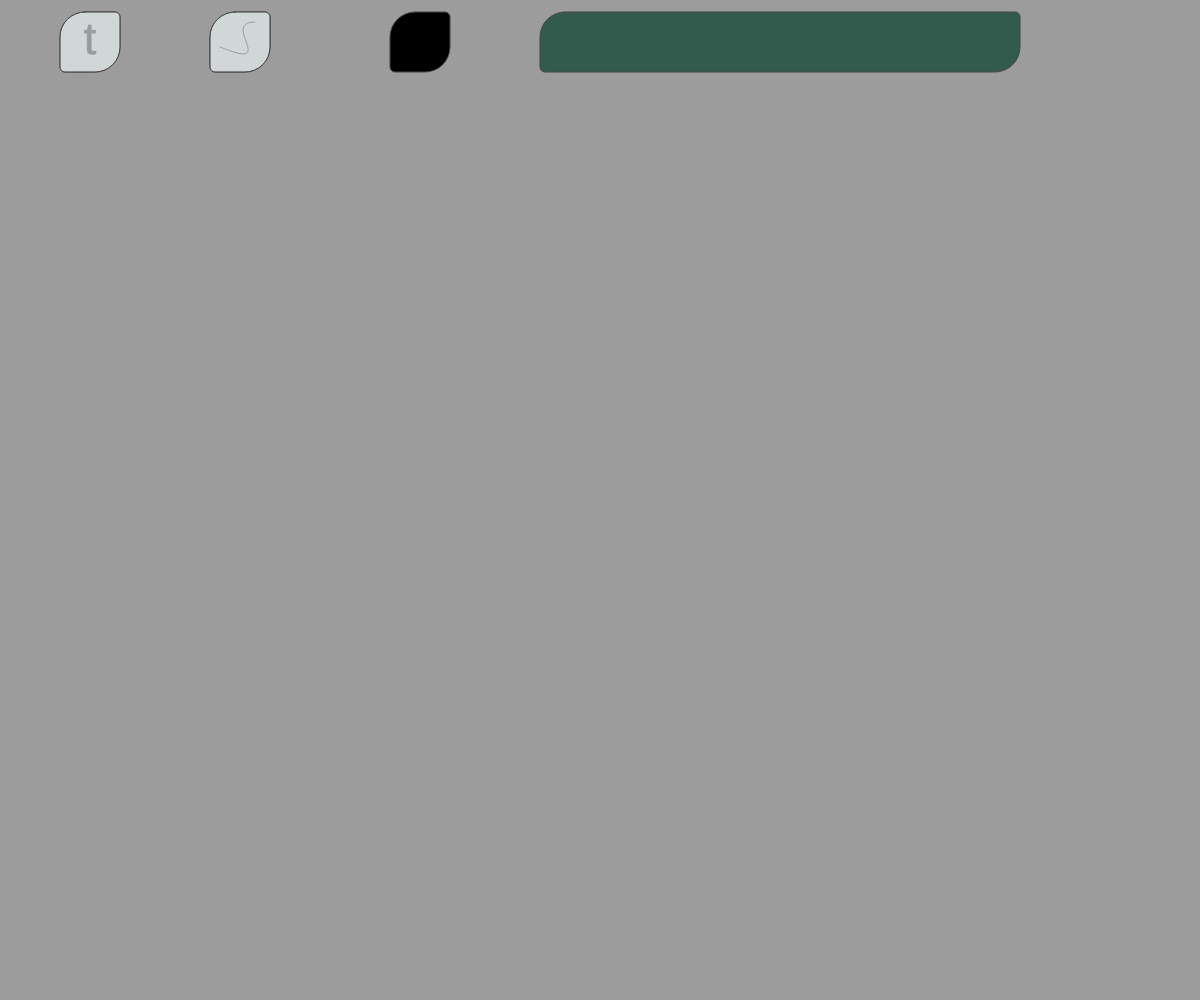
Frame 1 (no input)
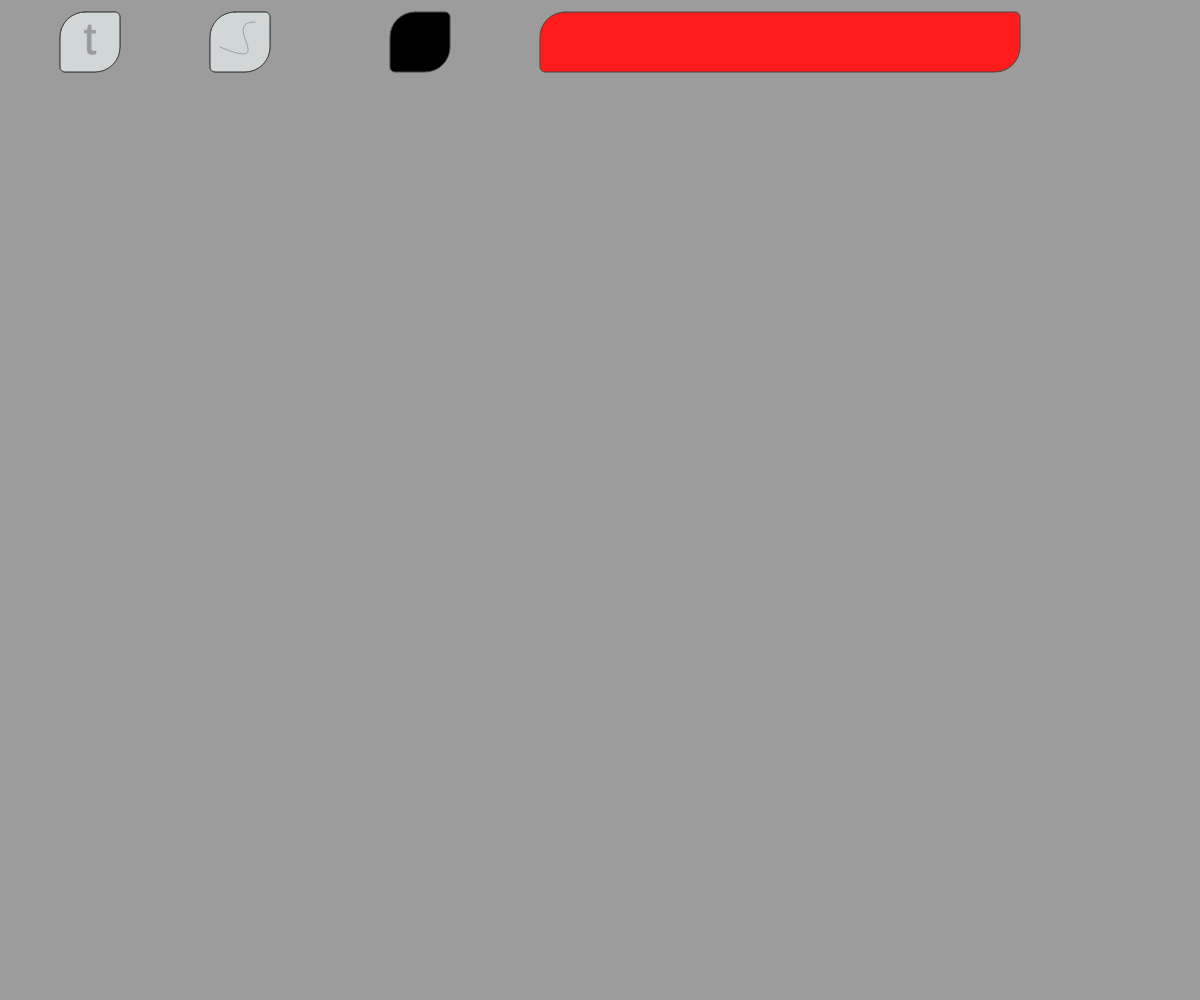
Frame 60 (no input)
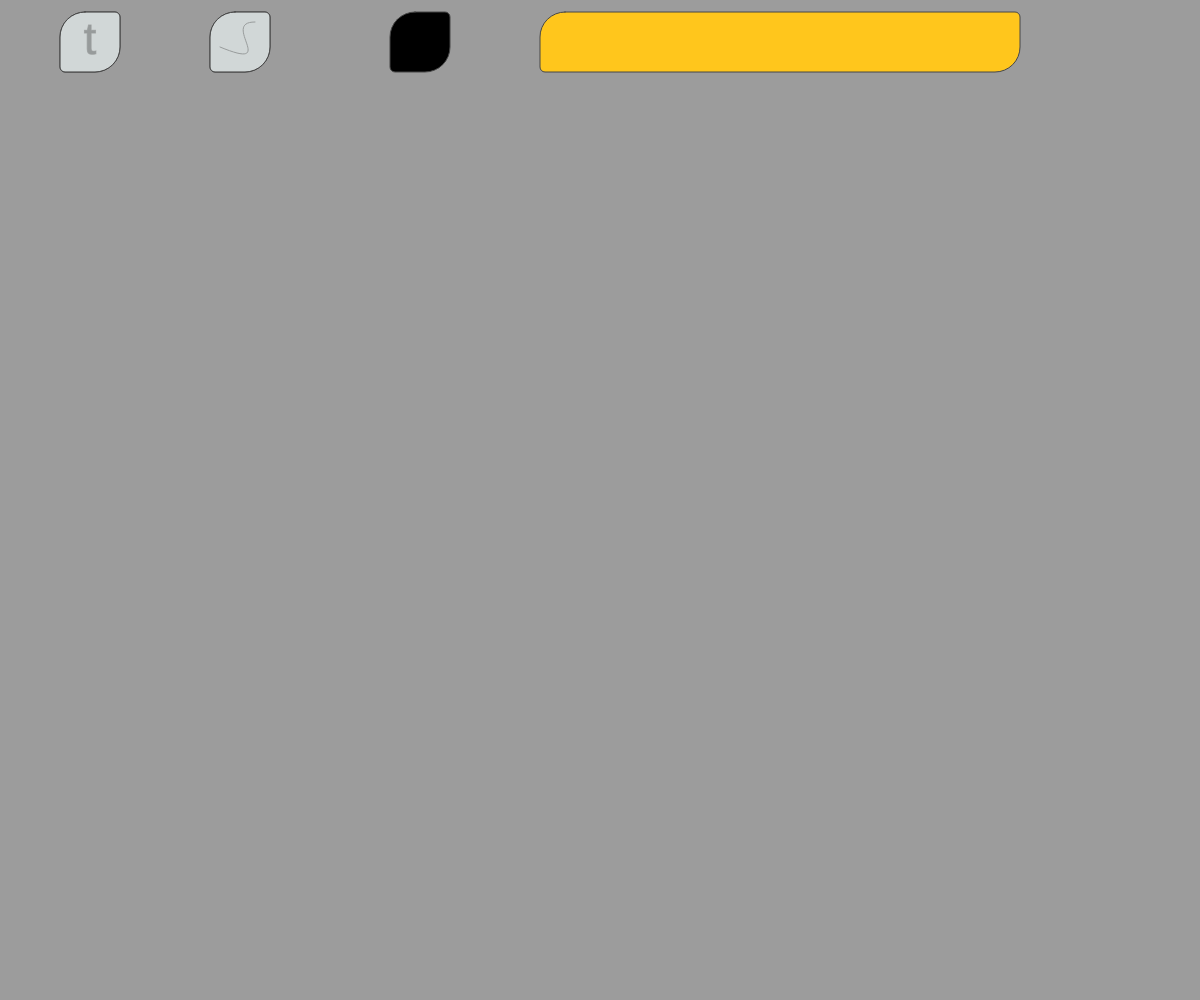
Frame 120 (the mouse pressed at the canvas centre since frame 60)

The p5.js sketch that drew these frames (run headless with seeded random() and noise() and a simulated clock; from frame 60 on, the mouse is pressed at the canvas centre):

// p5.js sketch
// ── sketch.js
// -
// interfaccia proto v1.0 by Fabrizio De Donatis [keyword1, keyword2]
// 2020 © Fabrizio De Donatis, Daniele @Fupete and the course DSII2020 at DESIGN.unirsm
// github.com/dsii-2020-unirsm — github.com/fupete
// Educational purposes, MIT License, 2020, San Marino
//
// questa interfaccia servirà al progetto per selezionare strumenti e colori
// —

var w, h;
var tlbr = 25;
var trbl = 5;
var spazioX, spazioY;
var menu_strum = [];
var menu_col = [];
var hue2, sat, light;
var w_int = 60;
var h_int = 60;
var colore = 160;
var alfa = 260;

function setup() {
  colorMode(HSL, 360);
  w = windowWidth;
  h = windowHeight;
  spazioX = w * 0.05;
  spazioY = w * 0.01;
  createCanvas(w, h);
  menu_strum[0] = new Testo();
  menu_strum[1] = new Pennellino();
  menu_col[0] = new Nero();
  menu_col[1] = new MultiCol();

}

function draw() {
  background(220);
  menu_strum[0].display();
  menu_strum[1].display();
  menu_col[0].display();
  menu_col[1].display();

  colore = map(mouseX, menu_col[1].x, menu_col[1].x + menu_col[1].w, 0, 360, true);
  console.log(colore);
  menu_col[1].changeColor();

  for (i = 0; i < menu_strum.length; i++) {
    var d = dist(mouseX, mouseY, menu_strum[i].x + menu_strum[i].w / 2, menu_strum[i].y + menu_strum[i].h / 2)
    if (d < menu_strum[i].w / 2) {
      menu_strum[i].alfa = 0;
    } else {
      menu_strum[i].alfa = 260;
    }
  }
} //--fine draw  

function Testo() {
  this.nome = "testo";
  this.stato = false;
  this.w = w_int;
  this.h = h_int;
  this.x = spazioX;
  this.y = spazioY;
  this.colore = color(180, 20, 300)
  this.alfa = alfa;

  this.display = function() {
    push();
    stroke(100);
    fill(this.colore);
    rect(this.x, this.y, this.w, this.h, tlbr, trbl, tlbr, trbl);
    push()
    fill(0);
    textSize(45);
    textAlign(CENTER);
    text('t', this.x + this.w / 2, this.y + this.h * 0.7);
    pop()
    pop()
    push();
    stroke(100);
    fill(180, 20, 300, this.alfa);
    rect(this.x, this.y, this.w, this.h, tlbr, trbl, tlbr, trbl);
    pop();


  }
}

function Pennellino() {
  this.nome = "pennellino";
  this.stato = false;
  this.w = w_int;
  this.h = h_int;
  this.x = menu_strum[0].x + spazioX * 2.5;
  this.y = spazioY;
  this.colore = color(180, 20, 300);
  this.alfa = alfa;
  this.display = function() {
    push();
    stroke(100);
    fill(this.colore);
    rect(this.x, this.y, this.w, this.h, tlbr, trbl, tlbr, trbl);
    pop();
    push()
    noFill();
    stroke(0, 0, 0);
    translate(this.x, this.y);
    bezier(45, 10, 10, 10, 70, 60, 10, 35);
    pop()
    push();
    stroke(100);
    fill(180, 20, 300, this.alfa);
    rect(this.x, this.y, this.w, this.h, tlbr, trbl, tlbr, trbl);
    pop();

  }
}

function Nero() {
  this.nome = "nero";
  this.stato = false;
  this.w = w_int;
  this.h = h_int;
  this.x = menu_strum[1].x + spazioX * 3;
  this.y = spazioY;
  this.colore = color(0, 0, 0)

  this.display = function() {
    push();
    stroke(100);
    fill(this.colore);
    rect(this.x, this.y, this.w, this.h, tlbr, trbl, tlbr, trbl);
    pop();
  }
}

function MultiCol() {

  this.nome = "colorato";
  this.stato = false;
  this.w = w * 0.4;
  this.h = h_int;
  this.x = menu_col[0].x + spazioX * 2.5;
  this.y = spazioY;
  this.colore = color(colore, 100, 100);
  // colore= map(mouseX, this.x, this.w , 0, 360, true);

  this.changeColor = function() {
    this.colore = color(colore, 360, 200);
  }
  //colore= map(mouseX, this.x, this.x+this.w , 0, 360, true);
  console.log(colore);


  this.display = function() {
    push();
    stroke(100);
    fill(this.colore);
    rect(this.x, this.y, this.w, this.h, tlbr, trbl, tlbr, trbl);
    pop();
  }
}
